Frame 1 (no input): blank canvas, image omitted
Frame 60 (no input): blank canvas, image omitted
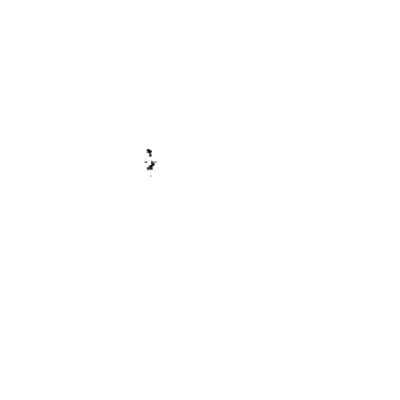
Frame 120 (the mouse pressed at the canvas centre since frame 60)

The p5.js sketch whose frames 1 and 60 were blank and that drew this single picture after the mouse press (run headless with seeded random() and noise() and a simulated clock; from frame 60 on, the mouse is pressed at the canvas centre):

// p5.js sketch
// ── sketch.js


function setup() {
  console.log('setting up');
  createCanvas(400, 400);
  // Create object
  walker = new Walker();
  background(255);

}

function draw() {

  walker.step();
  walker.display();
}

function Walker (){
	this.x = 150;
	this.y = 150;


	this.display = function(){
		stroke(0);
		point(this.x,this.y);
	}

	this.step = function(){
		var stepSize = 1;
		var r = random(1);
		var s = random(1);

		if(s < 0.04){//4% chance of large step
			stepSize = 10;
		}


		if (r < 0.25) {this.x+= stepSize;} 
		else if (r < 0.50) {this.x-=stepSize;} 
		else if (r < 0.75) {this.y+=stepSize;} 
		else {this.y-=stepSize;}
	}
}
